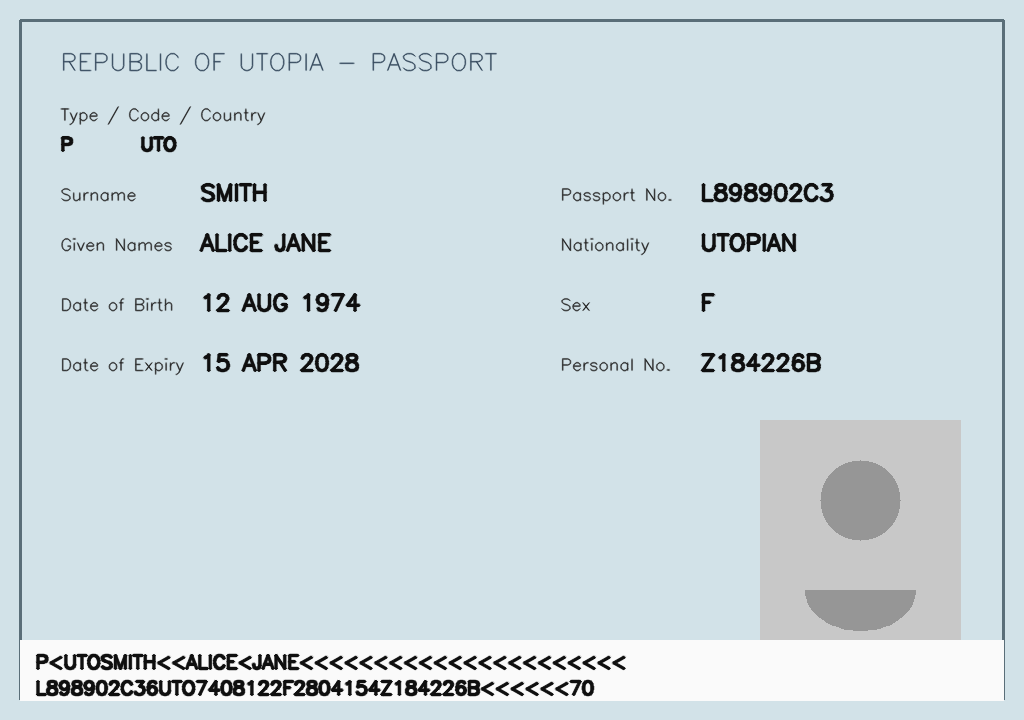
#> input picture data/samples/sample_passport.png, 1024 x 720 px
$ python -i preprocessing.py   (imports and definitions only)   (older library calls are emulated)
#> lines starting #> are read from the running program, lines starting #| are printed output that depends on the picture; after the words box and inside, x2 and y2 are one past the last pixel; in counts of white or black regions, pixels touching at a corner belong together
"""Image preprocessing for the OCR module.

Pipeline (each step optional/tunable):

    load → EXIF-rotation fix → manual rotation → perspective correction
         → resize to target width → noise reduction → contrast enhancement
         → grayscale/adaptive threshold → save

Returns a JSON-serializable report (paths + quality metrics) so it can be
embedded in pipeline stage output. Raises ``PreprocessError`` on failure.
"""
from __future__ import annotations

import logging
from dataclasses import dataclass
from pathlib import Path
from typing import Any

import cv2
import numpy as np

logger = logging.getLogger(__name__)


class PreprocessError(RuntimeError):
    """Raised when an image cannot be read or processed."""


@dataclass
class PreprocessResult:
    """Everything downstream needs to know about the cleaned image."""

    path: str                 # processed image on disk
    original_path: str
    width: int
    height: int
    original_width: int
    original_height: int
    rotation_applied: float   # degrees, clockwise, applied manually (not EXIF)
    deskew_angle: float       # degrees, auto-corrected skew
    perspective_corrected: bool
    blur_removed: bool
    contrast_gain: float
    quality: dict[str, float]   # sharpness, brightness, contrast, etc.
    warnings: list[str]

    def to_dict(self) -> dict[str, Any]:
        return {
            "path": self.path,
            "original_path": self.original_path,
            "width": self.width,
            "height": self.height,
            "original_width": self.original_width,
            "original_height": self.original_height,
            "rotation_applied": self.rotation_applied,
            "deskew_angle": self.deskew_angle,
            "perspective_corrected": self.perspective_corrected,
            "blur_removed": self.blur_removed,
            "contrast_gain": round(self.contrast_gain, 3),
            "quality": {k: round(v, 2) for k, v in self.quality.items()},
            "warnings": self.warnings,
        }


def _load_image(path: str) -> np.ndarray:
    # imread cannot handle non-ASCII paths on Windows; read bytes ourselves.
    data = np.fromfile(path, dtype=np.uint8)
    if data.size == 0:
        raise PreprocessError(f"Could not read image file: {path}")
    img = cv2.imdecode(data, cv2.IMREAD_COLOR)
    if img is None:
        raise PreprocessError(f"Could not decode image: {path}")
    return img


def _fix_exif_rotation(path: str) -> np.ndarray:
    """Use Pillow's transposition (respects EXIF Orientation) when available."""
    try:
        from PIL import Image, ImageOps

        with Image.open(path) as im:
            im = ImageOps.exif_transpose(im)
            return cv2.cvtColor(np.array(im.convert("RGB")), cv2.COLOR_RGB2BGR)
    except Exception:  # noqa: BLE001 - fall back to the cv2 decode
        return _load_image(path)


def _apply_rotation(img: np.ndarray, degrees: float) -> np.ndarray:
    if degrees == 0:
        return img
    if degrees == 90:
        return cv2.rotate(img, cv2.ROTATE_90_CLOCKWISE)
    if degrees == 180:
        return cv2.rotate(img, cv2.ROTATE_180)
    if degrees == 270:
        return cv2.rotate(img, cv2.ROTATE_90_COUNTERCLOCKWISE)
    h, w = img.shape[:2]
    center = (w / 2, h / 2)
    matrix = cv2.getRotationMatrix2D(center, degrees, 1.0)
    cos, sin = abs(matrix[0, 0]), abs(matrix[0, 1])
    new_w = int(h * sin + w * cos)
    new_h = int(h * cos + w * sin)
    matrix[0, 2] += new_w / 2 - center[0]
    matrix[1, 2] += new_h / 2 - center[1]
    return cv2.warpAffine(img, matrix, (new_w, new_h), flags=cv2.INTER_CUBIC,
                          borderMode=cv2.BORDER_REPLICATE)


def _estimate_skew_angle(gray: np.ndarray) -> float:
    """Estimate text-line skew in [-15, +15] degrees via the Hough transform."""
    small = cv2.resize(gray, None, fx=0.5, fy=0.5, interpolation=cv2.INTER_AREA)
    edges = cv2.Canny(small, 50, 150)
    lines = cv2.HoughLinesP(edges, 1, np.pi / 180, threshold=80,
                            minLineLength=small.shape[1] // 4, maxLineGap=12)
    if lines is None:
        return 0.0
    angles: list[float] = []
    for x1, y1, x2, y2 in lines[:, 0]:
        angle = float(np.degrees(np.arctan2(y2 - y1, x2 - x1)))
        # Near-horizontal lines are text lines / document edges.
        if abs(angle) <= 15:
            angles.append(angle)
    if not angles:
        return 0.0
    return float(np.median(angles))


def _deskew(img: np.ndarray, gray: np.ndarray) -> tuple[np.ndarray, float]:
    angle = _estimate_skew_angle(gray)
    if abs(angle) < 0.4:  # noise floor
        return img, 0.0
    corrected = _apply_rotation(img, angle)
    return corrected, angle


def _order_corners(pts: np.ndarray) -> np.ndarray:
    """Order 4 points: top-left, top-right, bottom-right, bottom-left."""
    rect = np.zeros((4, 2), dtype=np.float32)
    s = pts.sum(axis=1)
    diff = np.diff(pts, axis=1).ravel()
    rect[0] = pts[np.argmin(s)]          # TL has smallest x+y
    rect[2] = pts[np.argmax(s)]          # BR largest x+y
    rect[1] = pts[np.argmin(diff)]       # TR smallest y-x
    rect[3] = pts[np.argmax(diff)]       # BL largest y-x
    return rect


def _try_perspective_correction(img: np.ndarray) -> tuple[np.ndarray, bool]:
    """Straighten the document when a clear quad contour dominates the frame."""
    h, w = img.shape[:2]
    gray = cv2.cvtColor(img, cv2.COLOR_BGR2GRAY)
    gray = cv2.GaussianBlur(gray, (5, 5), 0)
    # Otsu threshold isolates the bright document on a darker background.
    _, thresh = cv2.threshold(gray, 0, 255, cv2.THRESH_BINARY + cv2.THRESH_OTSU)
    thresh = cv2.morphologyEx(
        thresh, cv2.MORPH_CLOSE,
        cv2.getStructuringElement(cv2.MORPH_RECT, (9, 9)),
    )
    contours, _ = cv2.findContours(thresh, cv2.RETR_EXTERNAL, cv2.CHAIN_APPROX_SIMPLE)
    if not contours:
        return img, False

    page_area = h * w
    best: np.ndarray | None = None
    best_area = 0.0
    for cnt in sorted(contours, key=cv2.contourArea, reverse=True)[:5]:
        area = cv2.contourArea(cnt)
        if area < 0.3 * page_area:  # must dominate the frame
            break
        peri = cv2.arcLength(cnt, True)
        approx = cv2.approxPolyDP(cnt, 0.02 * peri, True)
        if len(approx) == 4 and cv2.isContourConvex(approx):
            quad = _order_corners(approx.reshape(4, 2).astype(np.float32))
            if area > best_area:
                best, best_area = quad, area
    if best is None:
        return img, False

    # Reject quads whose opposite sides are wildly unequal (bad detection).
    (tl, tr, br, bl) = best
    top, bottom = np.linalg.norm(tr - tl), np.linalg.norm(br - bl)
    left, right = np.linalg.norm(bl - tl), np.linalg.norm(br - tr)
    ratios = [a / b for a, b in ((top, bottom), (bottom, top), (left, right), (right, left))]
    if max(ratios) > 1.35:
        return img, False

    dest_w = int(max(top, bottom))
    dest_h = int(max(left, right))
    if dest_w < 100 or dest_h < 100:
        return img, False
    matrix = cv2.getPerspectiveTransform(best, np.array(
        [[0, 0], [dest_w - 1, 0], [dest_w - 1, dest_h - 1], [0, dest_h - 1]],
        dtype=np.float32,
    ))
    return cv2.warpPerspective(img, matrix, (dest_w, dest_h)), True


def _resize(img: np.ndarray, target_width: int) -> np.ndarray:
    h, w = img.shape[:2]
    if target_width <= 0 or w == target_width:
        return img
    scale = target_width / w
    interp = cv2.INTER_AREA if scale < 1 else cv2.INTER_CUBIC
    return cv2.resize(img, (target_width, max(1, int(h * scale))), interpolation=interp)


def _reduce_noise(img: np.ndarray) -> tuple[np.ndarray, bool]:
    gray = cv2.cvtColor(img, cv2.COLOR_BGR2GRAY)
    if cv2.Laplacian(gray, cv2.CV_64F).var() < 40:  # noisy/soft image
        return cv2.fastNlMeansDenoisingColored(img, None, 5, 5, 7, 21), True
    return img, False


def _enhance_contrast(img: np.ndarray) -> tuple[np.ndarray, float]:
    lab = cv2.cvtColor(img, cv2.COLOR_BGR2LAB)
    l_ch, a_ch, b_ch = cv2.split(lab)
    clahe = cv2.createCLAHE(clipLimit=2.5, tileGridSize=(8, 8))
    before = float(l_ch.std())
    l_ch = clahe.apply(l_ch)
    after = float(l_ch.std())
    merged = cv2.merge((l_ch, a_ch, b_ch))
    return cv2.cvtColor(merged, cv2.COLOR_LAB2BGR), (after - before) / max(before, 1e-6)


def _quality_metrics(gray: np.ndarray) -> dict[str, float]:
    return {
        "sharpness": float(cv2.Laplacian(gray, cv2.CV_64F).var()),
        "brightness": float(gray.mean()),
        "contrast": float(gray.std()),
    }


def preprocess(
    image_path: str,
    *,
    output_dir: str | Path | None = None,
    rotation: float = 0.0,
    target_width: int = 1400,
    do_perspective: bool = True,
    do_denoise: bool = True,
    do_contrast: bool = True,
    do_deskew: bool = True,
    save_grayscale: bool = False,
) -> PreprocessResult:
    """Run the full preprocessing chain and persist the cleaned image.

    Parameters
    ----------
    rotation:
        Manual rotation hint in degrees (0/90/180/270 or arbitrary).
    """
#> called with rotation = 0, target_width = 1400, do_perspective = True, do_denoise = True, do_contrast = True, do_deskew = True, save_grayscale = False
    src = Path(image_path)
    if not src.is_file():
        raise PreprocessError(f"Image not found: {image_path}")

    out_dir = Path(output_dir) if output_dir else src.parent
    out_dir.mkdir(parents=True, exist_ok=True)
    out_path = out_dir / "preprocessed.png"

    img = _fix_exif_rotation(str(src))
#> in _fix_exif_rotation, im is the input picture: PIL image 1024x720 RGB; mean R, G, B 205, 218.5, 223.6
    orig_w, orig_h = img.shape[1], img.shape[0]
#> orig_w = 1024; orig_h = 720
    warnings: list[str] = []

    img = _apply_rotation(img, float(rotation) % 360)

    # Small resize BEFORE deskew/perspective: heavy enough to be fast,
    # light enough to keep text legible.
    img = _resize(img, min(2200, max(target_width, orig_w)))

    perspective_corrected = False
    if do_perspective:
        img, perspective_corrected = _try_perspective_correction(img)
#> in _try_perspective_correction, `gray = cv2.cvtColor(img, cv2.COLOR_BGR2GRAY)`:
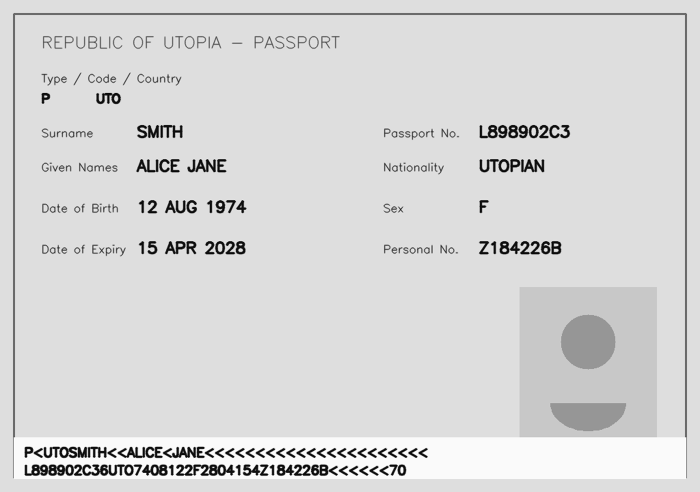
#> gray: shape (984, 1400) (shown at 1/2 size); min 0, max 255, mean 215.1
#> in _try_perspective_correction, `_, thresh = cv2.threshold(gray, 0, 255, cv2.THRESH_BINARY + cv2.THRESH..`:
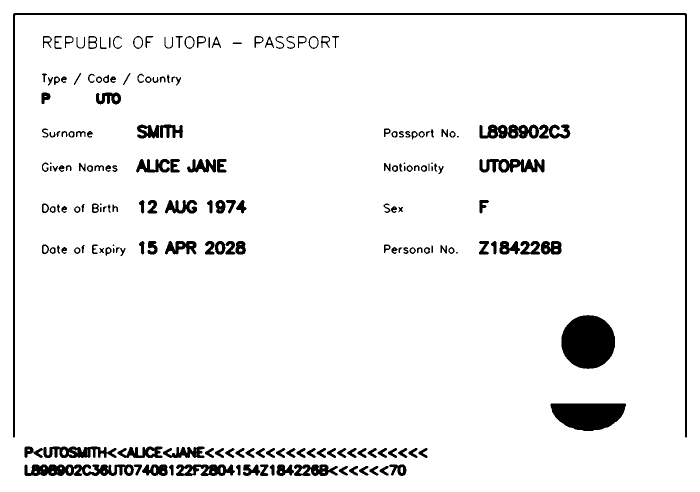
#> thresh: shape (984, 1400) (shown at 1/2 size); 94.4% white; 198 black regions (7 under 20 px), largest, box (x1, y1, x2, y2) and area: (26, 26, 1374, 875) 12146, (1123, 630, 1230, 738) 9132, (1101, 807, 1252, 862) 6473
#> in _try_perspective_correction, `thresh = cv2.morphologyEx( thresh, cv2.MORPH_CLOSE, cv2.getStructuring..`:
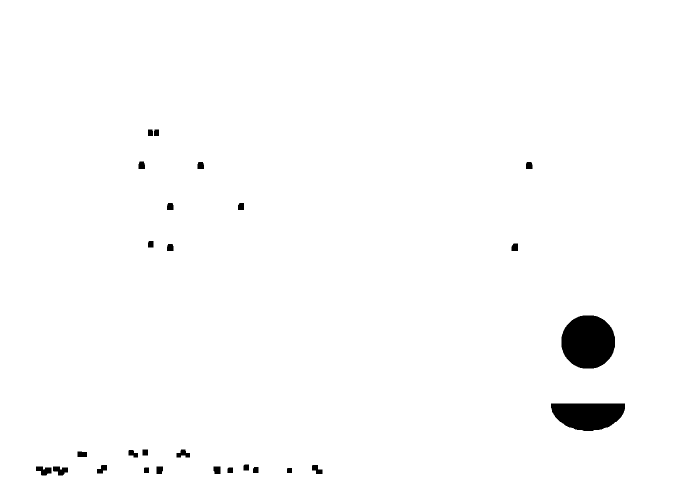
#> thresh: shape (984, 1400) (shown at 1/2 size); 98.5% white; 27 black regions, largest, box (x1, y1, x2, y2) and area: (1123, 631, 1230, 737) 9126, (1102, 807, 1250, 862) 6457, (72, 933, 103, 951) 382
#> in _try_perspective_correction, `contours, _ = cv2.findContours(thresh, cv2.RETR_EXTERNAL, cv2.CHAIN_AP..`: contours = [[[0, 0], [0, 983], [1399, 983], [1399, 0]]]
#> the loop in _try_perspective_correction, `for cnt in sorted(contours, key=cv2.contourArea, reverse=True)[:5]:` made 1 pass
#> (area, peri, approx, s in _order_corners, diff in _order_corners, best, best_area) on pass 1: (1375217, 4764, [[0, 0], [0, 983], [1399, 983], [1399, 0]], [0, 983, 2382, 1399], [0, 983, -416, -1399], [[0, 0], [1399, 0], [1399, 983], [0, 983]], 1375217)
#> after the loop in _try_perspective_correction, `for cnt in sorted(contours, key=cv2.contourArea, reverse=True)[:5]:`: best_area = 1375217
#> in _try_perspective_correction, `(tl, tr, br, bl) = best`: tl = [0, 0]; tr = [1399, 0]; br = [1399, 983]; bl = [0, 983]
#> in _try_perspective_correction, `top, bottom = np.linalg.norm(tr - tl), np.linalg.norm(br - bl)`: top = 1399
#> in _try_perspective_correction, `left, right = np.linalg.norm(bl - tl), np.linalg.norm(br - tr)`: left = 983
#> in _try_perspective_correction, `ratios = [a / b for a, b in ((top, bottom), (bottom, top), (left, righ..`: ratios = [1, 1, 1, 1]
#> in _try_perspective_correction, `dest_w = int(max(top, bottom))`: dest_w = 1399
#> in _try_perspective_correction, `dest_h = int(max(left, right))`: dest_h = 983
#> in _try_perspective_correction, `matrix = cv2.getPerspectiveTransform(best, np.array( [[0, 0], [dest_w ..`: matrix = [[0.999, 0, 0], [0, 0.999, 0], [0, 0, 1]]
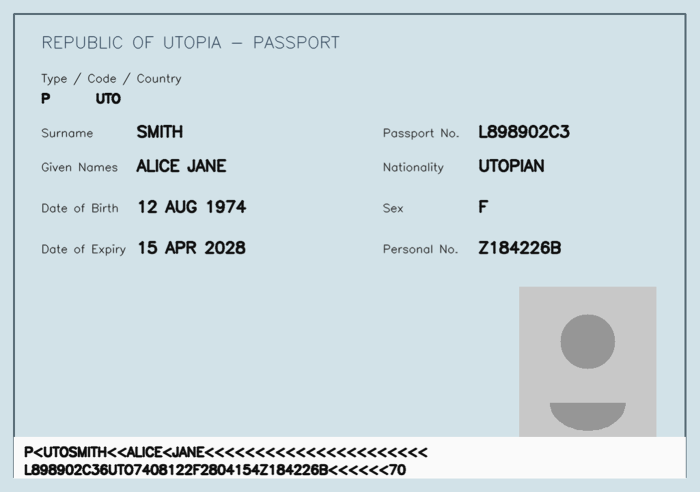
#> img: shape (983, 1399, 3) (shown at 1/2 size); mean B, G, R 223.6, 218.5, 205
#> perspective_corrected = True

    gray = cv2.cvtColor(img, cv2.COLOR_BGR2GRAY)
#> gray: shape (983, 1399)
    deskew_angle = 0.0
    if do_deskew:
        img, deskew_angle = _deskew(img, gray)
#> in _estimate_skew_angle, `small = cv2.resize(gray, None, fx=0.5, fy=0.5, interpolation=cv2.INTER..`:
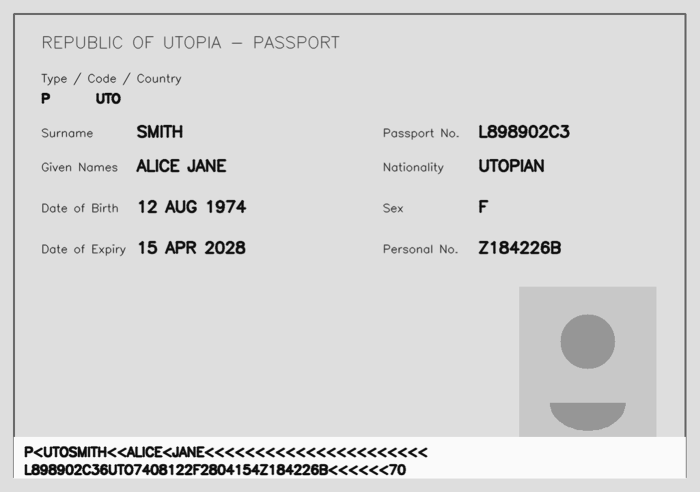
#> small: shape (492, 700); min 3, max 255, mean 215.1
#> in _estimate_skew_angle, `edges = cv2.Canny(small, 50, 150)`:
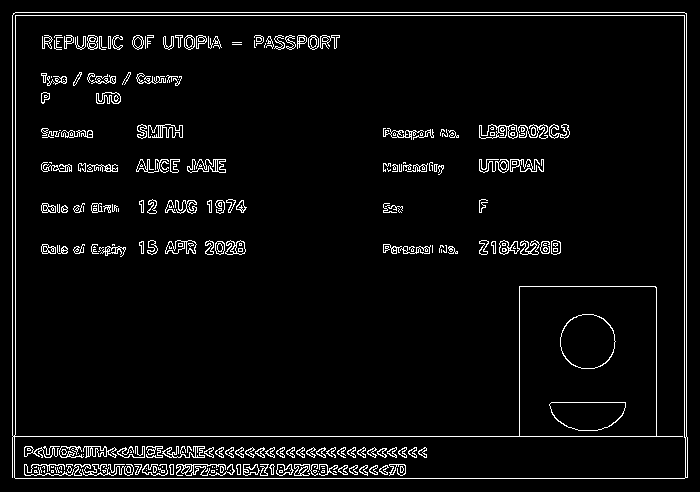
#> edges: shape (492, 700); 4.6% white in thin lines or dots
#> in _estimate_skew_angle, `lines = cv2.HoughLinesP(edges, 1, np.pi / 180, threshold=80, minLineLe..`: lines = 31 rows, first 6: [13, 436, 686, 436], [15, 478, 684, 478], [12, 15, 686, 15], [15, 12, 684, 12], [12, 477, 12, 16], [686, 435, 686, 13]
#> the loop in _estimate_skew_angle, `for x1, y1, x2, y2 in lines[:, 0]:` made 31 passes
#> (x1, y1, x2, y2, angle) on passes 1 to 12: (13, 436, 686, 436, 0), (15, 478, 684, 478, 0), (12, 15, 686, 15, 0), (15, 12, 684, 12, 0), (12, 477, 12, 16, -90), (686, 435, 686, 13, -90), (684, 437, 684, 16, -90), (15, 434, 15, 16, -90), (14, 464, 326, 464, 0), (14, 450, 426, 450, 0), (14, 474, 404, 474, 0), (14, 451, 424, 451, 0)
#> after the loop in _estimate_skew_angle, `for x1, y1, x2, y2 in lines[:, 0]:`: angles = 27 values from 0 to 0
#> in _deskew, `angle = _estimate_skew_angle(gray)`: angle = 0
#> deskew_angle = 0
        if deskew_angle:
            gray = cv2.cvtColor(img, cv2.COLOR_BGR2GRAY)

    img = _resize(img, target_width)

    blur_removed = False
    if do_denoise:
        img, blur_removed = _reduce_noise(img)
#> blur_removed = False

    contrast_gain = 0.0
    if do_contrast:
        img, contrast_gain = _enhance_contrast(img)
#> in _enhance_contrast, `lab = cv2.cvtColor(img, cv2.COLOR_BGR2LAB)`: lab: shape (983, 1400, 3); mean of channels 0, 1, 2 219.9, 124.6, 123.7
#> in _enhance_contrast, `before = float(l_ch.std())`: before = 34.28
#> in _enhance_contrast, `after = float(l_ch.std())`: after = 33.78
#> in _enhance_contrast, `merged = cv2.merge((l_ch, a_ch, b_ch))`: merged: shape (983, 1400, 3); mean of channels 0, 1, 2 216.8, 124.6, 123.7
#> img: shape (983, 1400, 3)
#> contrast_gain = -0.0148

    gray = cv2.cvtColor(img, cv2.COLOR_BGR2GRAY)
    quality = _quality_metrics(gray)
#> quality = {'sharpness': 271.2, 'brightness': 211.9, 'contrast': 33.76}

    if quality["sharpness"] < 25:
        warnings.append("Image appears blurry; OCR confidence may be reduced.")
    if quality["brightness"] < 60 or quality["brightness"] > 200:
        warnings.append("Unusual brightness; consider retaking the photo.")

    if save_grayscale:
        img = cv2.cvtColor(img, cv2.COLOR_BGR2GRAY)
        out_path = out_dir / "preprocessed_gray.png"

    ok = cv2.imwrite(str(out_path), img)
    if not ok:
        raise PreprocessError(f"Failed to write preprocessed image: {out_path}")

    return PreprocessResult(
        path=str(out_path),
        original_path=str(src),
        width=img.shape[1],
        height=img.shape[0],
        original_width=orig_w,
        original_height=orig_h,
        rotation_applied=float(rotation) % 360,
        deskew_angle=round(deskew_angle, 2),
        perspective_corrected=perspective_corrected,
        blur_removed=blur_removed,
        contrast_gain=contrast_gain,
        quality=quality,
        warnings=warnings,
    )

>>> result = preprocess('../../../data/samples/sample_passport.png')
